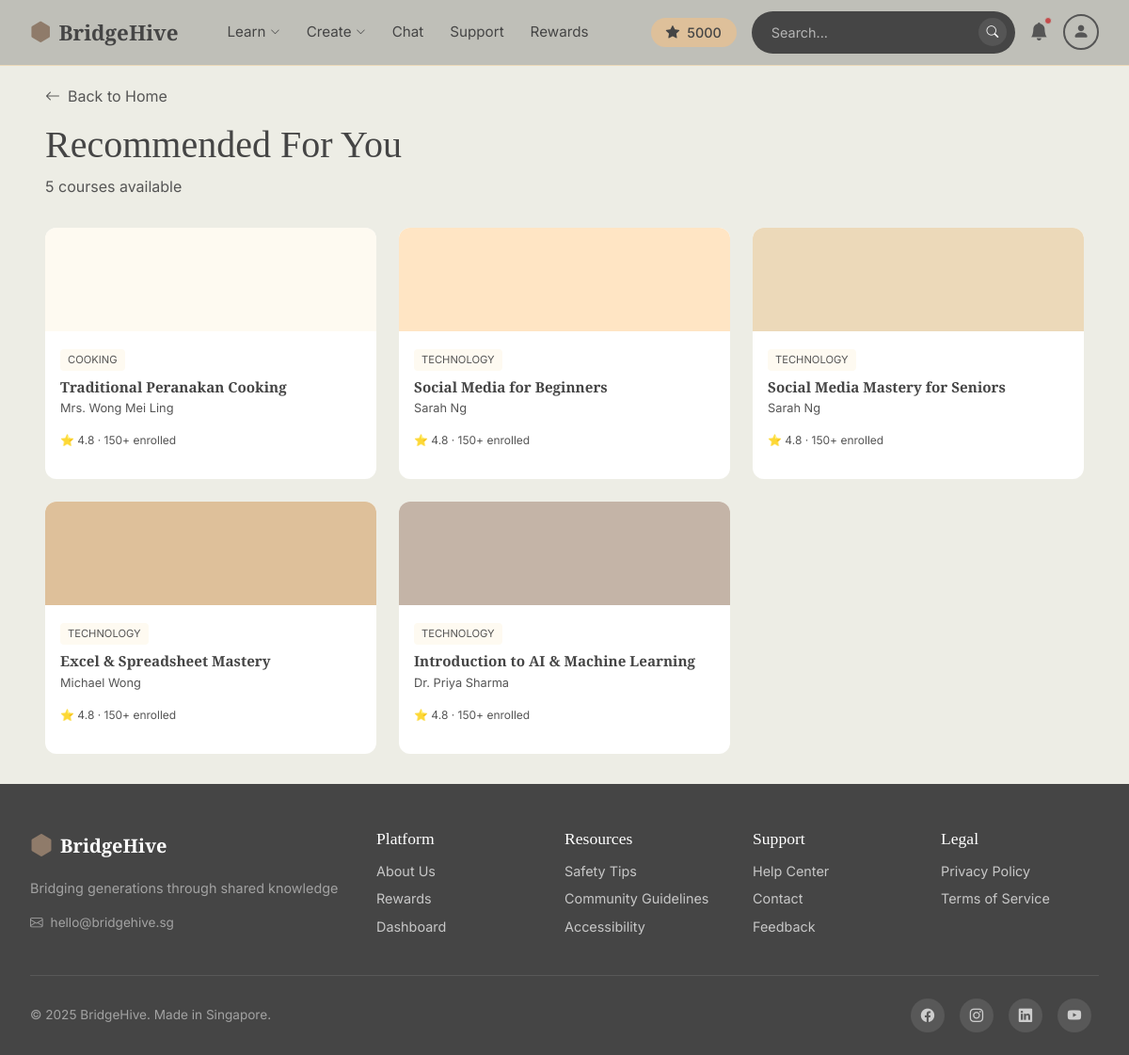
The app's page /courses/recommended with its own data.
### app.py (models this page shows)
class User(db.Model):
    __tablename__ = 'users'
    id = db.Column(db.Integer, primary_key=True)
    username = db.Column(db.String(100), nullable=False)
    email = db.Column(db.String(100), unique=True, nullable=False)  # Must be unique
    password = db.Column(db.String(100), nullable=False)
    user_type = db.Column(db.String(10), nullable=False)  # 'youth' or 'elder'
    date_joined = db.Column(db.DateTime, default=datetime.utcnow)
    streak_days = db.Column(db.Integer, default=0)  # For gamification on homepage
    hive_points = db.Column(db.Integer, default=5000)  # Points for navbar display and rewards shop
    is_new_user = db.Column(db.Boolean, default=True)  # Shows different welcome message
    profile_pic = db.Column(db.String(200), default='DefaultPFP.png')  # Profile picture filename
    role = db.Column(db.String(50))        # learner, mentor, or both
    age_group = db.Column(db.String(20))   # Age range selected
    tech_comfort = db.Column(db.String(20))  # How comfortable with tech
    learning_interests = db.Column(db.Text)   # Comma-separated interests
    teaching_interests = db.Column(db.Text)   # What they can teach
    settings = db.relationship('UserSettings', backref='user', uselist=False, cascade='all,delete-orphan')
    inventory = db.relationship('UserItem', backref='user', cascade='all,delete-orphan')

class Course(db.Model):
    __tablename__ = 'courses'
    id = db.Column(db.Integer, primary_key=True)
    title = db.Column(db.String(200), nullable=False)
    description = db.Column(db.Text)
    instructor_name = db.Column(db.String(100))
    category = db.Column(db.String(50))  # Used for recommendations matching
    color = db.Column(db.String(7), default='#FEFAF1')  # Card background color
    library_id = db.Column(db.Integer)  # Maps to course ID in courses library (port 8080)
    image_url = db.Column(db.String(500))  # Course image URL from courses library
    date_created = db.Column(db.DateTime, default=datetime.utcnow)

### app.py (the view)
@app.route('/courses/recommended')
def recommended_courses_page():
    user_id = session.get('user_id', 1)
    user = User.query.get(user_id)
    folders = Folder.query.filter_by(user_id=user_id).all()
    in_progress_ids = [p.course_id for p in UserProgress.query.filter_by(user_id=user_id).all()]
    courses = []
    if user and user.learning_interests:
        interests = [i.strip() for i in user.learning_interests.split(',')]
        for interest in interests:
            matching = Course.query.filter(Course.category.ilike(f'%{interest}%')).all()
            for course in matching:
                if course.id not in in_progress_ids and course not in courses:
                    courses.append(course)
    if not courses:
        courses = Course.query.filter(~Course.id.in_(in_progress_ids)).all() if in_progress_ids else Course.query.all()
    return render_template('courses_all.html', user=user, courses=courses, folders=folders, title='Recommended For You')

### app.py (called while the page is built, shortened)
def translate(key, locale='en'):
    return TRANSLATIONS.get(locale, {}).get(key, TRANSLATIONS['en'].get(key, key))

@app.context_processor
def inject_navbar_user():
    uid = session.get('user_id')
    current_user = None
    locale = 'en'
    body_classes = []
    tts_enabled = False
    user_settings = None
    return dict(
        navbar_user=current_user,  # Use navbar_user to not override route's user variable
        t=lambda key: translate(key, locale),
        body_classes=' '.join(body_classes),
        tts_enabled=tts_enabled,
        current_locale=locale,
        user_settings=user_settings
    )

### templates/courses_all.html (shortened to what this page needs)
{% extends "base.html" %}
{% block navbar %}
{% include 'includes/navbar_new.html' %}
{% endblock %}
{% block content %}
<div class="main-content">
    <a href="{{ url_for('both_homepage') }}" class="back-link">
        <i class="bi bi-arrow-left"></i> Back to Home
    </a>
    <div class="page-header">
        <h1>{{ title }}</h1>
        <p>{{ courses|length }} courses available</p>
    </div>
    {% if courses|length > 0 %}
    <div class="course-grid">
        {% for course in courses %}
        <div class="course-card" onclick="openCoursePopup({{ course.id }}, '{{ course.title }}', '{{ course.instructor_name }}', '{{ course.category }}', '{{ course.color }}')">
            <div class="course-img" style="background-color: {{ course.color }};"></div>
            <div class="course-body">
                <span class="course-category">{{ course.category }}</span>
                <h3 class="course-title">{{ course.title }}</h3>
                <p class="course-instructor">{{ course.instructor_name }}</p>
                <p class="course-meta">⭐ 4.8 · 150+ enrolled</p>
            </div>
        </div>
        {% endfor %}
    </div>
    {% else %}
    <div class="empty-state">
        <i class="bi bi-journal-x"></i>
        <p>No courses found</p>
    </div>
    {% endif %}
</div>
{% endblock %}

### templates/includes/navbar_new.html (shortened to what this page needs)
<nav class="navbar-new">
    <a href="{{ url_for('both_homepage') }}" class="navbar-new-brand">
        <i class="bi bi-hexagon-fill" style="color: var(--brown);"></i>
        <span>BridgeHive</span>
    </a>
    <div class="navbar-new-links">
        <div class="navbar-new-dropdown">
            <span class="navbar-new-link">{{ t('nav.learn') }} <i class="bi bi-chevron-down" style="font-size: 0.65rem;"></i></span>
        </div>
        <div class="navbar-new-dropdown">
            <span class="navbar-new-link">{{ t('nav.create') }} <i class="bi bi-chevron-down" style="font-size: 0.65rem;"></i></span>
        </div>
        <a href="/socialhub/" class="navbar-new-link">{{ t('nav.chat') }}</a>
        <a href="{{ url_for('support') }}" class="navbar-new-link">{{ t('nav.support') }}</a>
        <a href="{{ url_for('rewards') }}" class="navbar-new-link">{{ t('nav.rewards') }}</a>
    </div>
    <div class="navbar-new-right">
        <div class="navbar-new-points">
            <i class="bi bi-star-fill"></i> {{ (user.hive_points if user else navbar_user.hive_points if navbar_user else 0)|default(0) }}
        </div>
        <div class="navbar-new-searchbar">
            <input type="text" placeholder="{{ t('common.search') }}..." readonly>
            <button type="button"><i class="bi bi-search"></i></button>
        </div>
        <a href="{{ url_for('notifications') }}" class="navbar-new-bell" style="text-decoration:none;">
            <i class="bi bi-bell-fill"></i>
            <span class="navbar-new-bell-dot"></span>
        </a>
        <div class="navbar-new-profile-wrap">
            <div class="navbar-new-profile-circle">
                <i class="bi bi-person-fill"></i>
            </div>
        </div>
    </div>
</nav>

### templates/base.html (style rules this page uses)
* { margin: 0; padding: 0; box-sizing: border-box; }
:root { --cream: #FEFAF1; --cream-dark: #EDEDE5; --brown: #8F7B6A; --tan: #DEC09A; --tan-light: #ECD9B9; --peach: #FFE5C4; --black: #454545; --gray: #555555; --gray-light: #B7B7B7; --taupe: #C4B4A7; --warm-gray: #BEBAAF; --off-white: #ECECE4; }
body { font-family: 'Inter', sans-serif; background-color: var(--cream); color: var(--black); min-height: 100vh; }
h1, h2, h3, .playfair { font-family: 'Playfair Display', serif; }
.navbar-new { display: flex; align-items: center; padding: 0.75rem 2rem; background-color: #bfbfb8; border-bottom: 1px solid var(--tan-light); position: fixed; top: 0; left: 0; right: 0; z-index: 11000; }
.navbar-new-brand { font-family: 'Playfair Display', serif; font-weight: 700; color: var(--black); text-decoration: none; font-size: 1.4rem; display: flex; align-items: center; gap: 0.5rem; margin-right: 2.5rem; }
.navbar-new-links { display: flex; align-items: center; gap: 0.25rem; }
.navbar-new-link { color: var(--black); text-decoration: none; font-size: 0.95rem; font-weight: 400; padding: 0.5rem 0.75rem; cursor: pointer; display: flex; align-items: center; gap: 0.3rem; transition: color 0.2s; }
.navbar-new-dropdown { position: relative; }
.navbar-new-right { margin-left: auto; display: flex; align-items: center; gap: 1rem; }
.navbar-new-points { background-color: var(--tan); color: var(--black); border-radius: 20px; padding: 0.3rem 1rem; font-weight: 500; font-size: 0.9rem; display: flex; align-items: center; gap: 0.5rem; }
.navbar-new-searchbar { display: flex; align-items: center; background-color: var(--black); border-radius: 25px; padding: 0.4rem 0.5rem 0.4rem 1.25rem; width: 280px; border: 1px solid transparent; }
.navbar-new-searchbar input { border: none; background: transparent; outline: none; flex: 1; font-size: 0.9rem; color: white; cursor: default; }
.navbar-new-searchbar input::placeholder { color: rgba(255,255,255,0.6); }
.navbar-new-searchbar button { background-color: var(--gray); border: none; border-radius: 50%; width: 30px; height: 30px; display: flex; align-items: center; justify-content: center; cursor: default; }
.navbar-new-searchbar button i { color: white; font-size: 0.8rem; }
.navbar-new-bell { position: relative; cursor: pointer; }
.navbar-new-bell i { color: var(--gray); font-size: 1.2rem; }
.navbar-new-bell-dot { position: absolute; top: -2px; right: -4px; width: 8px; height: 8px; background-color: #C54B4B; border-radius: 50%; border: 1.5px solid #bfbfb8; }
.navbar-new-profile-wrap { position: relative; }
.navbar-new-profile-circle { width: 38px; height: 38px; border: 2px solid var(--gray); border-radius: 50%; display: flex; align-items: center; justify-content: center; color: var(--gray); font-size: 1.1rem; cursor: pointer; overflow: hidden; }

### templates/courses_all.html (style rules this page uses)
body { background-color: var(--cream-dark); }
.main-content { padding: 2rem 3rem; padding-top: 90px; }
.page-header { margin-bottom: 2rem; }
.page-header h1 { font-family: 'Playfair Display', serif; font-size: 2.5rem; color: var(--black); margin-bottom: 0.5rem; }
.page-header p { color: var(--gray); }
.back-link { display: inline-flex; align-items: center; gap: 0.5rem; color: var(--gray); text-decoration: none; margin-bottom: 1rem; }
.course-grid { display: grid; grid-template-columns: repeat(4, 1fr); gap: 1.5rem; }
.course-card { border-radius: 12px; overflow: hidden; cursor: pointer; transition: transform 0.2s; background: white; }
.course-img { height: 110px; width: 100%; }
.course-body { padding: 1rem; }
.course-category { font-size: 0.7rem; text-transform: uppercase; color: var(--gray); background: var(--cream); padding: 0.2rem 0.5rem; border-radius: 4px; display: inline-block; margin-bottom: 0.5rem; }
.course-title { font-size: 0.95rem; font-weight: 600; color: var(--black); margin-bottom: 0.25rem; }
.course-instructor { font-size: 0.8rem; color: var(--gray); }
.course-meta { font-size: 0.75rem; color: var(--gray); margin-top: 0.5rem; }
@media (max-width: 1200px) { .course-grid { grid-template-columns: repeat(3, 1fr); } }

### records on screen
User: hive_points "5000"
Course: category "COOKING", title "Traditional Peranakan Cooking", instructor_name "Mrs. Wong Mei Ling"
Course: category "TECHNOLOGY", title "Social Media for Beginners", instructor_name "Sarah Ng"
Course: category "TECHNOLOGY", title "Social Media Mastery for Seniors", instructor_name "Sarah Ng"
Course: category "TECHNOLOGY", title "Excel & Spreadsheet Mastery", instructor_name "Michael Wong"
Course: category "TECHNOLOGY", title "Introduction to AI & Machine Learning", instructor_name "Dr. Priya Sharma"

### other values on screen
{{ t('nav.learn') }} "Learn"
{{ t('nav.create') }} "Create"
{{ t('nav.chat') }} "Chat"
{{ t('nav.support') }} "Support"
{{ t('nav.rewards') }} "Rewards"
{{ title }} "Recommended For You"
{{ courses|length }} "5"
{{ t('footer.tagline') }} "Bridging generations through shared knowledge"
{{ t('footer.platform') }} "Platform"
{{ t('footer.about') }} "About Us"
{{ t('footer.dashboard') }} "Dashboard"
{{ t('footer.resources') }} "Resources"
{{ t('footer.safety') }} "Safety Tips"
{{ t('footer.community') }} "Community Guidelines"
{{ t('footer.accessibility') }} "Accessibility"
